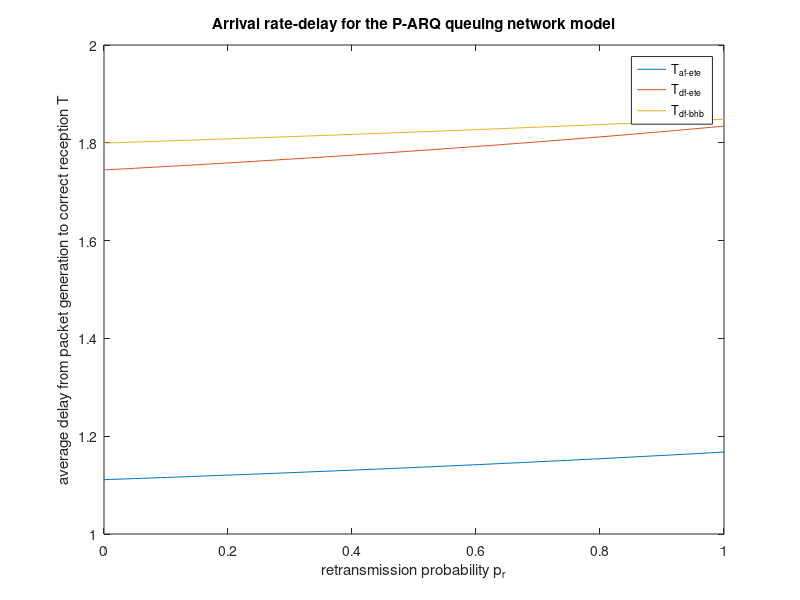

Source code (MATLAB):
pr = linspace(0,1,100);
T_af_ete = (2-0.342*pr)./(1.8-0.38*pr);
T_df_ete = (1-0.19*pr)./(0.8-0.19*pr)+(0.9-0.171*pr)./(1.82-0.38*pr);
T_df_hbh = (1-0.1*pr)./(0.8-0.1*pr)+((1-0.1*pr).^2)./(2*(1-0.1*pr).^2-0.18);
plot(pr, T_af_ete, pr, T_df_ete, pr, T_df_hbh);
xlabel('retransmission probability p_r');
ylabel('average delay from packet generation to correct reception T');
title('Arrival rate-delay for the P-ARQ queuing network model');
legend('T_{af-ete}','T_{df-ete}','T_{df-bhb}')
